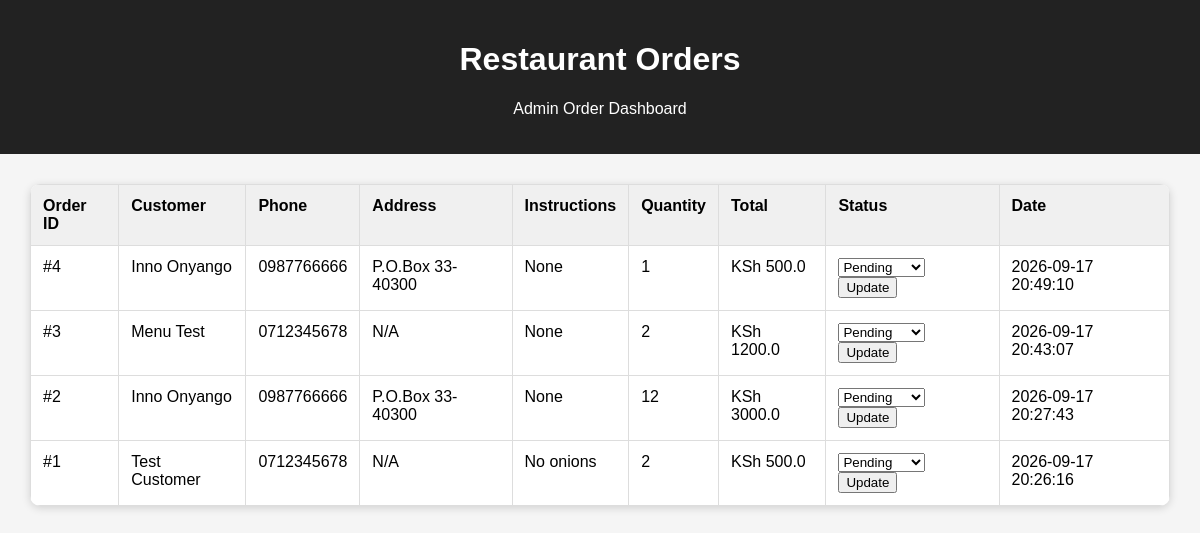
Before: /admin/orders with the older database file.
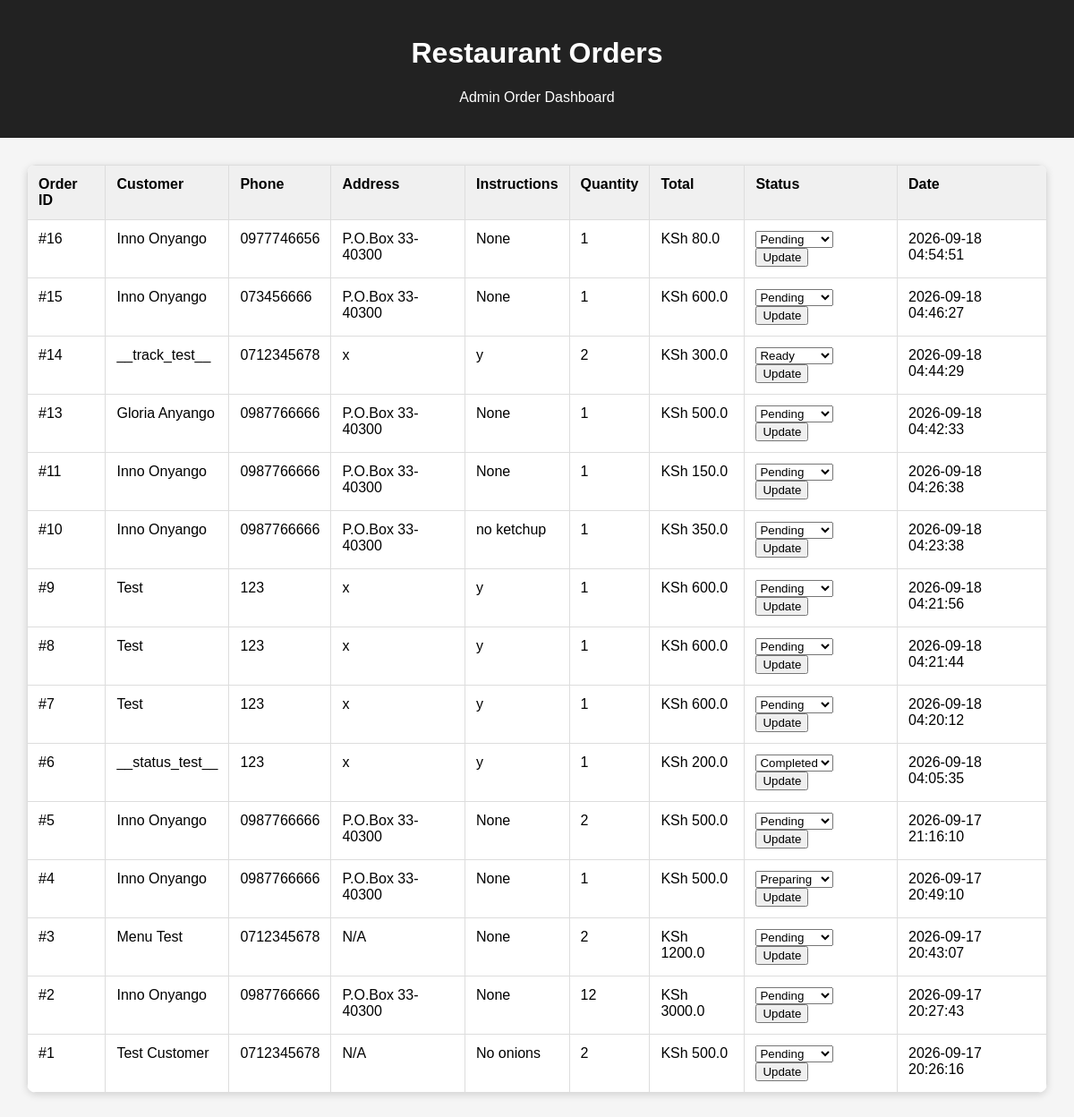
After: the same page with the newer database file.
### tables this page shows
CREATE TABLE orders (
    order_id INTEGER PRIMARY KEY AUTOINCREMENT,
    customer_name TEXT NOT NULL,
    phone TEXT NOT NULL,
    address TEXT,
    instructions TEXT, 
    quantity INTEGER NOT NULL,
    total_price REAL NOT NULL,
    order_status TEXT  NULL DEFAULT 'Pending',
    order_date TIMESTAMP DEFAULT CURRENT_TIMESTAMP
, order_type TEXT DEFAULT 'Delivery');

### app.py (the view)
@app.route("/admin/orders")
def admin_orders():
    conn = sqlite3.connect("database.db")
    conn.row_factory = sqlite3.Row
    cursor = conn.cursor()
    cursor.execute("""
        SELECT *
        FROM orders
        ORDER BY order_id DESC
    """)
    orders = cursor.fetchall()
    conn.close()
    return render_template("admin_orders.html", orders=orders)

### templates/admin_orders.html (shortened to what this page needs)
<!DOCTYPE html>
<html lang="en">
<head>
</head>
<body>
    <header>
        <h1>Restaurant Orders</h1>
        <p>Admin Order Dashboard</p>
    </header>
    <div class="container">
        {% if orders %}
            <table>
                <thead>
                    <tr>
                        <th>Order ID</th>
                        <th>Customer</th>
                        <th>Phone</th>
                        <th>Address</th>
                        <th>Instructions</th>
                        <th>Quantity</th>
                        <th>Total</th>
                        <th>Status</th>
                        <th>Date</th>
                    </tr>
                </thead>
                <tbody>
                    {% for order in orders %}
                        <tr>
                            <td>#{{ order['order_id'] }}</td>
                            <td>{{ order['customer_name'] }}</td>
                            <td>{{ order['phone'] }}</td>
                            <td>{{ order['address'] or 'N/A' }}</td>
                            <td>{{ order['instructions'] or 'None' }}</td>
                            <td>{{ order['quantity'] }}</td>
                            <td>KSh {{ order['total_price'] }}</td>
                            <td>
                                <form method="POST" action="{{ url_for('update_order_status', order_id=order['order_id']) }}">
                                    <select name="status" aria-label="Update order status">
                                        {% for status in ['Pending', 'Preparing', 'Ready', 'Completed'] %}
                                            <option value="{{ status }}" {% if (order['order_status'] or 'Pending') == status %}selected{% endif %}>{{ status }}</option>
                                        {% endfor %}
                                    </select>
                                    <button type="submit">Update</button>
                                </form>
                            </td>
                            <td>{{ order['order_date'] }}</td>
                        </tr>
                    {% endfor %}
                </tbody>
            </table>
        {% else %}
            <div class="empty">
                <h2>No orders yet</h2>
                <p>Customer orders will appear here.</p>
            </div>
        {% endif %}
    </div>
</body>
</html>

### templates/admin_orders.html (style rules this page uses)
body { font-family: Arial, sans-serif; background: #f5f5f5; margin: 0; }
header { background: #222; color: white; padding: 20px; text-align: center; }
.container { width: 95%; margin: 30px auto; }
table { width: 100%; border-collapse: collapse; background: white; box-shadow: 0 2px 8px rgba(0,0,0,0.15); border-radius: 10px; overflow: hidden; }
th, td { border: 1px solid #ddd; padding: 12px; text-align: left; vertical-align: top; }
th { background: #f0f0f0; }

Changed rows visible on the page:
added orders: order_id "16", customer_name "Inno Onyango", phone "0977746656", address "P.O.Box 33-40300", instructions "None", quantity "1", total_price "80.0", status "Pending", order_date "2026-09-18 04:54:51"
added orders: order_id "15", customer_name "Inno Onyango", phone "073456666", address "P.O.Box 33-40300", instructions "None", quantity "1", total_price "600.0", status "Pending", order_date "2026-09-18 04:46:27"
added orders: order_id "14", customer_name "__track_test__", phone "0712345678", address "x", instructions "y", quantity "2", total_price "300.0", status "Ready", order_date "2026-09-18 04:44:29"
added orders: order_id "13", customer_name "Gloria Anyango", phone "0987766666", address "P.O.Box 33-40300", instructions "None", quantity "1", total_price "500.0", status "Pending", order_date "2026-09-18 04:42:33"
added orders: order_id "11", customer_name "Inno Onyango", phone "0987766666", address "P.O.Box 33-40300", instructions "None", quantity "1", total_price "150.0", status "Pending", order_date "2026-09-18 04:26:38"
added orders: order_id "10", customer_name "Inno Onyango", phone "0987766666", address "P.O.Box 33-40300", instructions "no ketchup", quantity "1", total_price "350.0", status "Pending", order_date "2026-09-18 04:23:38"
added orders: order_id "9", customer_name "Test", phone "123", address "x", instructions "y", quantity "1", total_price "600.0", status "Pending", order_date "2026-09-18 04:21:56"
added orders: order_id "8", customer_name "Test", phone "123", address "x", instructions "y", quantity "1", total_price "600.0", status "Pending", order_date "2026-09-18 04:21:44"
added orders: order_id "7", customer_name "Test", phone "123", address "x", instructions "y", quantity "1", total_price "600.0", status "Pending", order_date "2026-09-18 04:20:12"
added orders: order_id "6", customer_name "__status_test__", phone "123", address "x", instructions "y", quantity "1", total_price "200.0", status "Completed", order_date "2026-09-18 04:05:35"
added orders: order_id "5", customer_name "Inno Onyango", phone "0987766666", address "P.O.Box 33-40300", instructions "None", quantity "2", total_price "500.0", status "Pending", order_date "2026-09-17 21:16:10"
changed orders id 4: status "Pending" → "Preparing"
